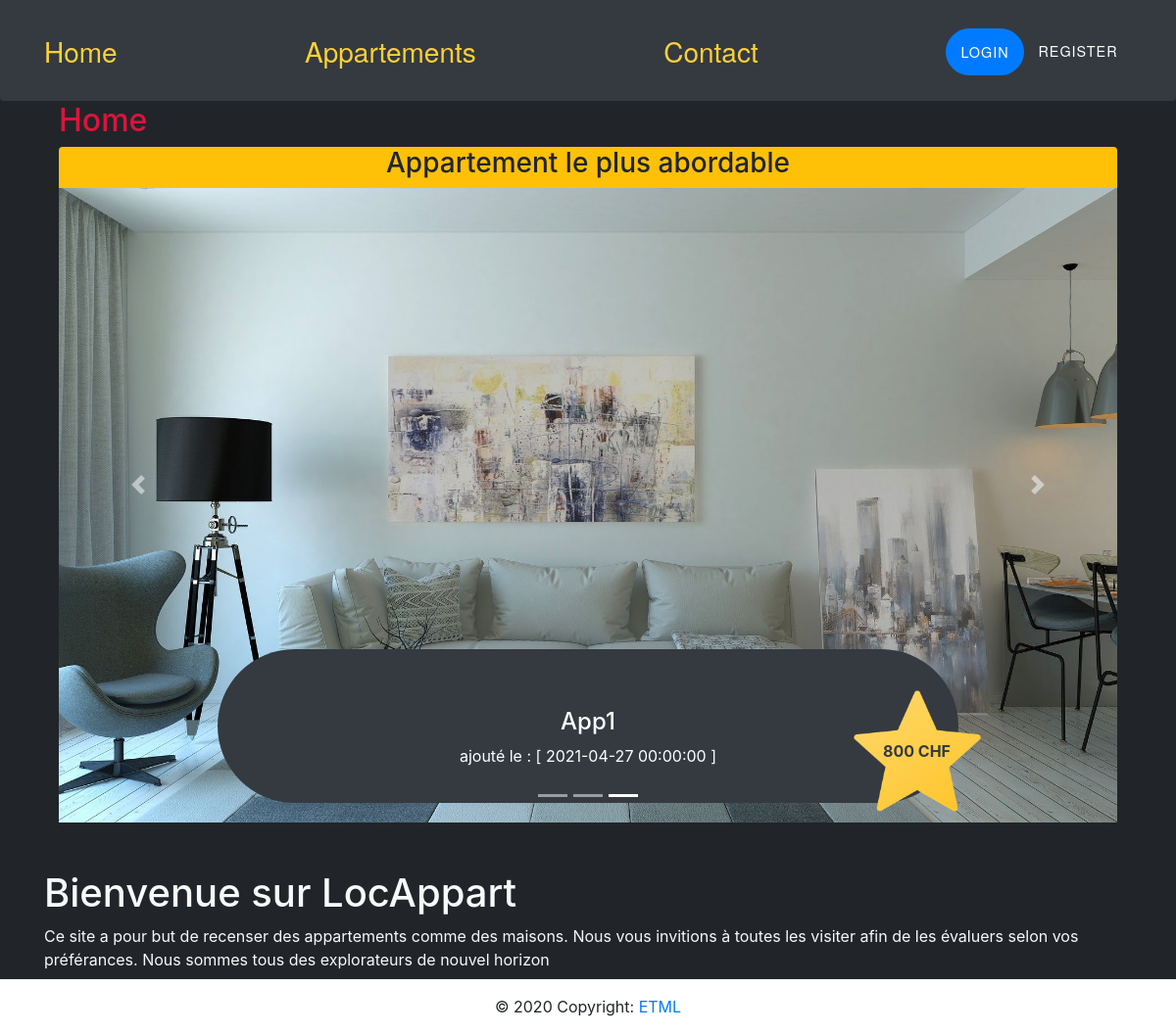
The page /index.php?controller=home&action=index&image=2 on the database its author committed.
### tables this page shows
CREATE TABLE `t_appartement` (
  `idAppartement` bigint(20) UNSIGNED NOT NULL,
  `appName` varchar(50) NOT NULL,
  `appDescription` varchar(255) DEFAULT NULL,
  `appCategory` varchar(50) DEFAULT NULL,
  `appImage` varchar(255) DEFAULT 'defaultAppartementPicture.jpg',
  `appSurface` float DEFAULT NULL,
  `appPrix` float NOT NULL,
  `appDate` datetime NOT NULL DEFAULT CURRENT_TIMESTAMP,
  `appRate` int(11) NOT NULL DEFAULT '0',
  `appVisibility` tinyint(1) NOT NULL DEFAULT '1',
  `idUser` int(11) NOT NULL
);

### controller/HomeController.php (called while the page is built, shortened)
<?php
include_once("model/Database.php");
class HomeController extends Controller {
    public function display() {
        $action = "indexAction";
        if (!array_key_exists("action", $_GET))
        {
            $action = "indexAction";
        }
        else
        {
            switch($_GET["action"])
            {
                case "index":
                case "contact":
                case "check":
                    $action = $_GET["action"] . "Action";
                    break;
            }
        }
        return call_user_func(array($this, $action));
    }
    private function indexAction() {
        $database = new Database();
        $cheapestAppartement = $database->getCheapestAppartement();
        $view = file_get_contents('view/page/home/carousel.php');
        eval('?>' . $view);
        $content = ob_get_clean();
        return $content;
    }
}
?>

### model/Database.php (called while the page is built, shortened)
<?php
class Database {
    private $connector;
    public function __construct()
    {
        $dbName = $GLOBALS['MM_CONFIG']['database']['dbName'];
        $user = $GLOBALS['MM_CONFIG']['database']['username'];
        $password = $GLOBALS['MM_CONFIG']['database']['password'];
        $charset = $GLOBALS['MM_CONFIG']['database']['charset'];
        $host = $GLOBALS['MM_CONFIG']['database']['host'];
        $port = $GLOBALS['MM_CONFIG']['database']['port'];
        $this->connector = new PDO("mysql:host=$host;port=$port;dbname=$dbName;charset=$charset" , $user, $password);
    }
    private function queryPrepareExecute($query, $binds)
    {
        $req = $this->connector->prepare($query);
        $req->execute();
        return $req;
    }
    private function formatData($req)
    {
        return $req->fetchALL(PDO::FETCH_ASSOC);
    }
    public function getCheapestAppartement()
    {
        $querry = 'SELECT * FROM t_appartement ORDER BY appPrix LIMIT 1';
        $req = $this->queryPrepareExecute($querry, null);
        $appartements = $this->formatData($req);
        return $appartements[0];
    }
}
?>

### view/page/home/carousel.php (the view, shortened to what this page needs)
<div class="container">
  <h2 class="h2">Home</h2>
    <div class="carousel-inner">
    <?php
      echo "<div class='carousel-item ";
        if (array_key_exists('image',$_GET) && $_GET['image'] == 2)
        {
          echo "active";
        }
        echo "'>";
        echo '<span class="bg-warning rounded-top d-block w-100 text-center mb-n3 pb-3"><h3>Appartement le plus abordable</h3></span>';
        echo '<img src="resources//image//Appartements//' . $cheapestAppartement["appImage"] . '" class="d-block w-100" alt="image de l\'appartement le plus abordable">';
        echo '<div class="carousel-caption d-none d-md-block bg-dark rounded-pill">';
          echo '<div class="d-flex align-items-end flex-column" style="height: 40px;">';
            echo '<div class="p-2">';
              echo '<div style="position:absolute"><img  src="resources//image//icone//star.png" alt="étoile" width="150"></div>';
              echo '<div class="mt-5 pt-3 ml-4 pl-3 text-dark fit-content" style="position:relative"><strong>'. htmlspecialchars($cheapestAppartement['appPrix']) . ' CHF</strong></div>';
            echo '</div>';
          echo '</div>';
          echo '<a class="text-white" href="index.php?controller=appartement&action=detail&id=' . htmlspecialchars($cheapestAppartement['idAppartement']) . '"><h4>' . $cheapestAppartement["appName"] . '</h4></a>';
          echo '<p>ajouté le : [ ' . $cheapestAppartement["appDate"] . ' ]</p>';
        echo '</div>';
    ?>
      </div>
    <?php
      echo "<a class='carousel-control-prev' href='";
        if (array_key_exists('image',$_GET) && $_GET['image'] == 0)
        {
          echo "index.php?controller=home&action=index&image=2";
        }
        else if (array_key_exists('image',$_GET) && $_GET['image'] == 1)
        {
          echo "index.php?controller=home&action=index&image=0";
        }
        else if (array_key_exists('image',$_GET) && $_GET['image'] == 2)
        {
          echo "index.php?controller=home&action=index&image=1";
        }
        echo "' role='button' data-slide='prev'>";
    ?>
        <span class="carousel-control-prev-icon" aria-hidden="true"></span>
      </a>
      <?php
        echo "<a class='carousel-control-next' href='";
          if (array_key_exists('image',$_GET) && $_GET['image'] == 0)
          {
            echo "index.php?controller=home&action=index&image=1";
          }
          else if (array_key_exists('image',$_GET) && $_GET['image'] == 1)
          {
            echo "index.php?controller=home&action=index&image=2";
          }
          else if (array_key_exists('image',$_GET) && $_GET['image'] == 2)
          {
            echo "index.php?controller=home&action=index&image=0";
          }
          echo "' role='button' data-slide='next'>";
      ?>
          <span class="carousel-control-next-icon" aria-hidden="true"></span>
        </a>
        <ol class="carousel-indicators">
        <a href="index.php?controller=home&action=index&image=0">
          <?php
            echo "<li ";
            if (array_key_exists('image',$_GET) && $_GET['image'] == 0)
            {
              echo "class='active'";
            }
            echo "></li> ";
          ?>
        </a>
        <a href="index.php?controller=home&action=index&image=1">
          <?php
            echo "<li ";
            if (array_key_exists('image',$_GET) && $_GET['image'] == 1)
            {
              echo "class='active'";
            }
            echo "></li> ";
          ?>
        </a>
        <a href="index.php?controller=home&action=index&image=2">
          <?php
            echo "<li ";
            if (array_key_exists('image',$_GET) && $_GET['image'] == 2)
            {
              echo "class='active'";
            }
            echo "></li> ";
          ?>
        </a>
      </ol>
    </div>
  </div>
    <br><br>
    <div class="text-light">
      <h1>Bienvenue sur LocAppart </h1>
      <p>Ce site a pour but de recenser des appartements comme des maisons. Nous vous invitions à toutes les visiter afin de les évaluers selon vos préférances. Nous sommes tous des explorateurs de nouvel horizon</p>
    </div>

### resources/css/style.css (style rules this page uses)
html, body { height: 100%; }
body { display: flex; flex-direction: column; }
body { background-color: #212529; background-size: cover; overflow-x:hidden; }
h2 { color: crimson; }
footer { text-align: center; background-color: white; }

### rows shown on the page
t_appartement: appImage (picture), appPrix "800", appName "App1", appDate "2021-04-27 00:00:00"
